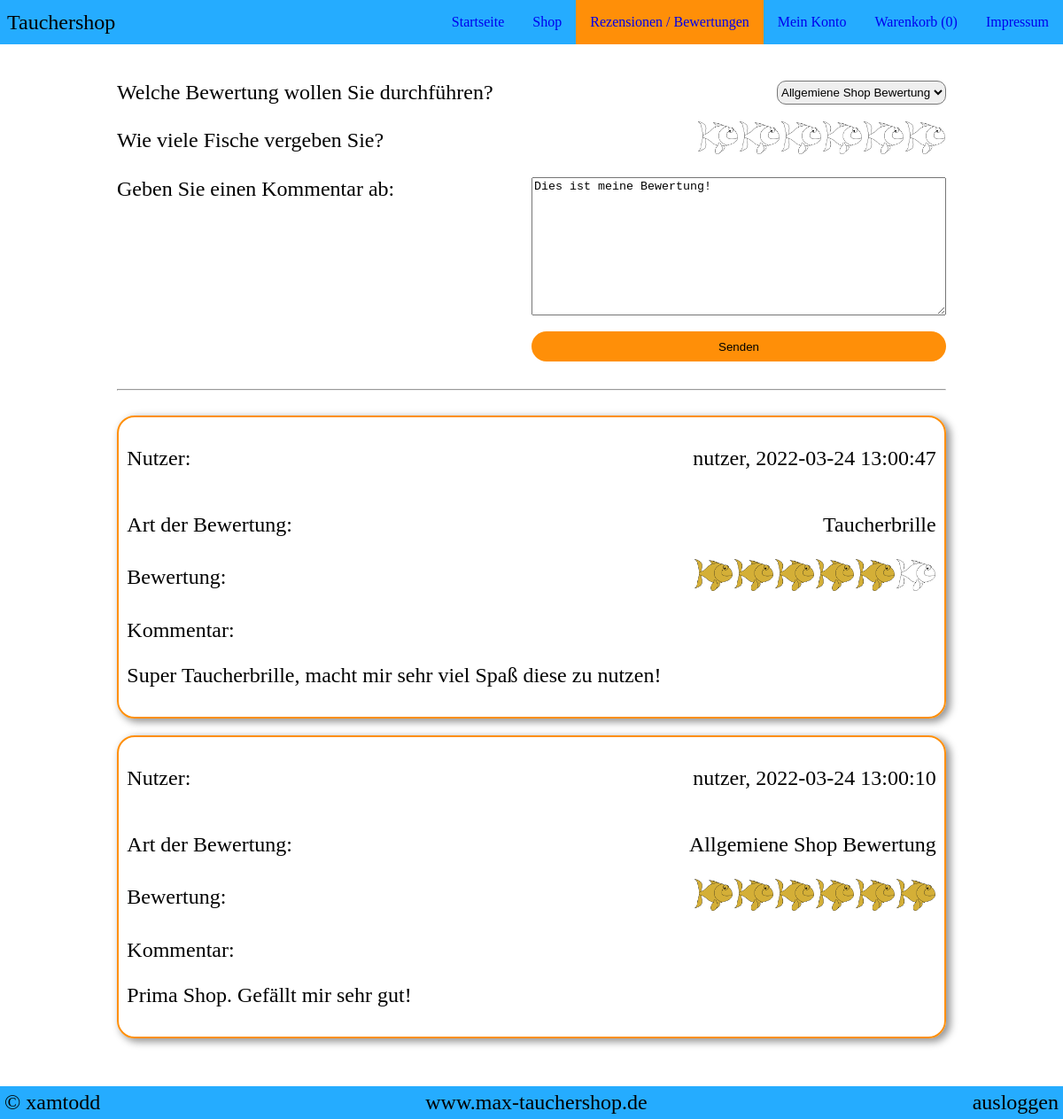
The app's page /rub.php (signed in) with its own data.
### tables this page shows
CREATE TABLE IF NOT EXISTS `bewertungen` (
  `ID` int(11) NOT NULL AUTO_INCREMENT,
  `user_ID` int(11) NOT NULL,
  `art` varchar(200) NOT NULL,
  `fische` int(11) NOT NULL,
  `kommentar` text NOT NULL,
  `stempel` timestamp NOT NULL DEFAULT current_timestamp() ON UPDATE current_timestamp(),
  PRIMARY KEY (`ID`)
);

CREATE TABLE IF NOT EXISTS `user` (
  `ID` int(200) NOT NULL AUTO_INCREMENT,
  `Benutzername` varchar(200) NOT NULL,
  `Vorname` varchar(200) NOT NULL,
  `Nachname` varchar(200) NOT NULL,
  `Geburtsdatum` date NOT NULL,
  `Email` varchar(200) NOT NULL,
  `Passwort` varchar(200) NOT NULL,
  `Zeitstempel` timestamp NOT NULL DEFAULT current_timestamp() ON UPDATE current_timestamp(),
  PRIMARY KEY (`ID`)
);

### rub.php (the view, shortened to what this page needs)
<?php
    $servername = "localhost";
    $username = "user";
    $password = "password";
    $db = "webshop";
    $conn = new mysqli($servername, $username, $password, $db);
    if(!isset($_SESSION['loggedin'])){
        $anz = 0;
    }else{
        $benutzername = $_SESSION['benutzername'];
        $sql = "SELECT ID FROM user WHERE benutzername = ?";
        $stmt = $conn->prepare($sql);
        $stmt->bind_param("s", $benutzername);
        $stmt->execute();
        $result = $stmt->get_result();
        while ($row = $result->fetch_assoc()){
            $uID = $row['ID'];
        }
        $sql = "SELECT SUM(wAnzahl) FROM warenkorb WHERE ID_user = ?";
        $stmt = $conn->prepare($sql);
        $stmt->bind_param("i", $uID);
        $stmt->execute();
        $result = $stmt->get_result();
        $anz = $result->fetch_assoc()['SUM(wAnzahl)'];
        if($anz == null){
            $anz = 0;
         }
    }
?>
<!DOCTYPE html>
<html lang="de">
<head>
    <link rel="stylesheet" href="CSS/menue.css">
    <link rel="stylesheet" href="CSS/rub.css">
    <link rel="stylesheet" href="CSS/footer.css">
</head>
<body>
<nav class="menue">
    <div class="firmenname">Tauchershop</div>
    <div class="navigations-links">
        <ul>
            <li><a href="index.php">Startseite</a></li>
            <li><a href="shop.php">Shop</a></li>
            <li><a class="aktuell" href="rub.php">Rezensionen / Bewertungen</a></li>
            <li><a href="meinkonto.php">Mein Konto</a></li>
            <li><a href="warenkorb.php">Warenkorb (<?=$anz?>)</a></li>
            <li><a href="impressum.php">Impressum</a></li>
        </ul>
    </div>
</nav>
<div id="content">
    <div id = 'Main'>
    <?php
        if(!isset($_SESSION['loggedin'])){
    ?>
    <div class = 'nichtangemeldet'>
        <h1>Um eine Rezension zu schrieben, müssen Sie sich anmelden!</h1>
        <a href='anmelden.html'><button>anmelden</button></a>
    </div>
    <?php
       }else{
    ?>
    <form id = 'form'>
            <div class = 'Produktauswahl'>
                <p>Welche Bewertung wollen Sie durchführen?</p>
                <select name = 'auswahl' id = 'sel'>
                      <option value = 'Allgemiene Shop Bewertung'>Allgemiene Shop Bewertung</option>
                </select>
            </div>
            <div class = 'Fische'>
                <p>Wie viele Fische vergeben Sie?</p>
                <div class = 'rating'>
                    <a onclick = 'fisch(1)'><img id = 'img1' src='IMG/fisch1.png'></a>
                    <a onclick = 'fisch(2)'><img id = 'img2' src='IMG/fisch1.png'></a>
                    <a onclick = 'fisch(3)'><img id = 'img3' src='IMG/fisch1.png'></a>
                    <a onclick = 'fisch(4)'><img id = 'img4' src='IMG/fisch1.png'></a>
                    <a onclick = 'fisch(5)'><img id = 'img5' src='IMG/fisch1.png'></a>
                    <a onclick = 'fisch(6)'><img id = 'img6' src='IMG/fisch1.png'></a>
                </div>
            </div>
            <div class ='Text'>
                <div class = 'Inhalt'>
                    <p>Geben Sie einen Kommentar ab:</p>
                    <textarea rows='10' id='Kommentar'>Dies ist meine Bewertung!</textarea>
                </div>
                <button onclick="bewerten()">Senden</button>
            </div>
        </form>
        <?php
            }
        ?>
         <hr>
         <div id = 'comments'>
             <?php
                 $sql = "SELECT *, user.benutzername
                 FROM bewertungen, user
                 WHERE user.ID = bewertungen.user_ID ORDER BY bewertungen.stempel DESC;";
                 $result = $conn->query($sql);
                 while($row = $result->fetch_assoc()){
             ?>
            <div class ='box'>
                <div class = 'Nutzer'>
                    <p>Nutzer:</p>
                    <p><?=$row['benutzername']?>, <?=$row['stempel']?></p>
                </div>
                <div class = 'Art'>
                    <p>Art der Bewertung:</p>
                    <p><?=$row['art']?></p>
                </div>
                <div class = 'Bewertung'>
                    <p>Bewertung:</p>
                    <div class ='AnzeigeFi'>
                        <?php
                            $anzFische = $row['fische'];
                            $saver = 1;
                            for($i = 0; $i <= $anzFische - 1; $i++){
                                echo "<a><img src='IMG/fisch2.png'></a>";
                                $saver++;
                            }
                            for($i = $saver; $i <= 6; $i++){
                                echo "<a><img src='IMG/fisch1.png'></a>";
                            }
                        ?>
                   </div>
                </div>
                <div class = 'Kommentar'>
                    <p>Kommentar:</p>
                    <p><?=$row['kommentar']?></p>
                </div>
            </div>
            <?php
               }
            ?>
        </div>
    </div>
</div>
    <footer class="footer">
        <a class="links" href="https://github.com/xamtodd">&copy; xamtodd</a>
        <a class="mitte" href="#">www.max-tauchershop.de</a>
        <?php
        if(!isset($_SESSION['loggedin'])){
            echo "<a class='rechts' href='anmelden.html'>anmelden</a>";
        }else{
            echo "<a class='rechts' href='PHP/logout.php'>ausloggen</a>";
        }
        ?>
    </footer>
</body>
</html>

### CSS/menue.css (style rules this page uses)
* { box-sizing: border-box; }
body { margin: 0; padding: 0; }
.menue { position: fixed; z-index: 1; width: 100%; display: flex; justify-content: space-between; align-items: center; background-color: #25acff; }
.firmenname { font-size: 1.5rem; margin: 0.5rem; }
.navigations-links ul { margin: 0; padding: 0; display: flex; }
.navigations-links li { list-style: none; font-size: 1rem; }
.navigations-links li a { text-decoration: none; padding: 1rem; display: block; }
.navigations-links li .aktuell { background-color: #ff8f08; }

### CSS/rub.css (style rules this page uses)
#Main { width: 80%; margin: auto; padding-top: 3em; padding-bottom: 3em; padding-left: 1%; padding-right: 1%; font-size: 1.5em; }
button { width: 75%; padding: 1%; background-color: #ff8f08; border: none; border-radius: 20px; }
.rating { display: flex; text-align: center; width: 30%; height: auto; justify-content: space-between; }
.rating IMG { padding: 2%; text-align: center; height: auto; width: 100%; cursor: pointer; }
.Produktauswahl { display: flex; justify-content: space-between; margin-top: 2%; margin-bottom: 2%; }
.Produktauswahl p { margin-top: 0; margin-bottom: 0; }
.Produktauswahl select { border-radius: 10px; }
.Fische { display: flex; justify-content: space-between; }
.Fische p { margin-bottom: auto; margin-top: auto; }
.Inhalt { display: flex; justify-content: space-between; margin-top: 2%; margin-bottom: 2%; }
.Text .Inhalt p { margin-top: 0; margin-bottom: 0; }
.Text .Inhalt textarea { width: 50%; }
.Text button { width: 50%; border-radius: 20px; padding: 1%; border: none; background-color: #ff8f08; margin-right: 0%; margin-left: 50%; cursor: pointer; margin-bottom: 2%; }
.Nutzer { display: flex; justify-content: space-between; }
.Art { display: flex; justify-content: space-between; }
.AnzeigeFi { display: flex; text-align: center; width: 30%; height: auto; justify-content: space-between; }
.AnzeigeFi IMG { padding: 2%; text-align: center; height: auto; width: 100%; }
.Bewertung { display: flex; justify-content: space-between; }
.Bewertung p { margin-bottom: auto; margin-top: auto; }
#comments { margin-top: 3%; }
.box { border: 2px solid #ff8f08; border-radius: 20px; padding: 1%; box-shadow: 4px 3px 8px 1px #969696; margin-bottom: 2%; }

### CSS/footer.css (style rules this page uses)
.footer { position: fixed; left: 0; bottom: 0; width: 100%; background-color: #25acff; color: white; display: flex; justify-content: space-between; align-items: center; }
.footer a { text-decoration: none; color: black; font-size: 1.5em; padding: 5px; }

### records on screen
bewertungen: user_ID.Benutzername "nutzer", stempel "2022-03-24 13:00:47", art "Taucherbrille", fische 5 (drawn), kommentar "Super Taucherbrille, macht mir sehr viel Spaß diese zu nutzen!"
bewertungen: user_ID.Benutzername "nutzer", stempel "2022-03-24 13:00:10", art "Allgemiene Shop Bewertung", fische 6 (drawn), kommentar "Prima Shop. Gefällt mir sehr gut!"

### other values on screen
$anz "0"
